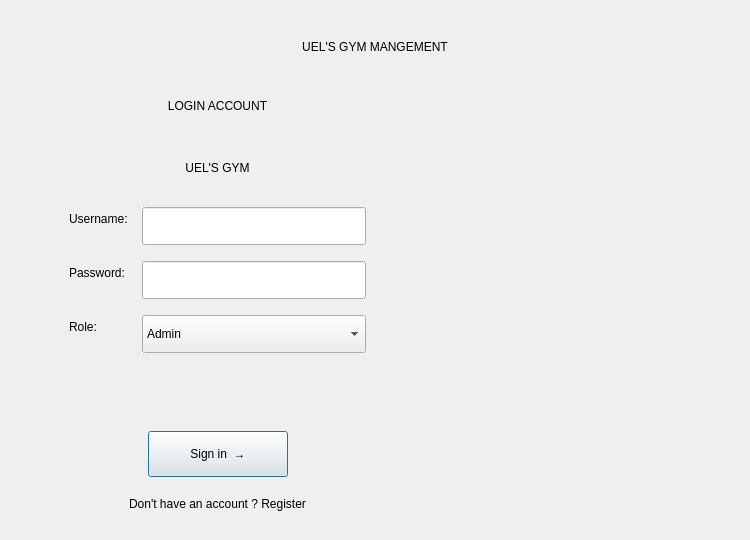
<?xml version="1.0" encoding="UTF-8"?>
<ui version="4.0">
 <class>LoginDialog</class>
 <widget class="QDialog" name="LoginDialog">
  <property name="geometry"><rect><x>0</x><y>0</y><width>750</width><height>540</height></rect></property>
  <property name="windowTitle"><string>Gym Manager — Sign In</string></property>
  <property name="minimumSize"><size><width>700</width><height>500</height></size></property>

  <layout class="QVBoxLayout" name="rootLayout">
   <property name="leftMargin"><number>60</number></property>
   <property name="topMargin"><number>40</number></property>
   <property name="rightMargin"><number>60</number></property>
   <property name="bottomMargin"><number>40</number></property>
   <property name="spacing"><number>20</number></property>

   <!-- Outer layer has a top spacing -->
   <item>
    <layout class="QHBoxLayout" name="headerLayout">
     <item>
      <widget class="QLabel" name="topTitleLabel">
       <property name="text"><string>UEL'S GYM MANGEMENT</string></property>
       <property name="alignment"><set>Qt::AlignCenter</set></property>
      </widget>
     </item>
    </layout>
   </item>

   <item>
    <layout class="QHBoxLayout">
     <item>
      <widget class="QFrame" name="loginCard">
       <property name="maximumSize"><size><width>420</width><height>16777215</height></size></property>
       <property name="minimumSize"><size><width>0</width><height>450</height></size></property>
       <layout class="QVBoxLayout" name="loginCardLayout">
        <property name="spacing"><number>16</number></property>

        <!-- App title -->
        <item>
         <widget class="QLabel" name="titleLabel">
          <property name="text"><string>LOGIN ACCOUNT</string></property>
          <property name="alignment"><set>Qt::AlignCenter</set></property>
         </widget>
        </item>

        <!-- Subtitle -->
        <item>
         <widget class="QLabel" name="subTitleLabel">
          <property name="text"><string>UEL'S GYM</string></property>
          <property name="alignment"><set>Qt::AlignCenter</set></property>
         </widget>
        </item>

        <!-- Form -->
        <item>
         <layout class="QFormLayout" name="formLayout">
          <property name="horizontalSpacing"><number>14</number></property>
          <property name="verticalSpacing"><number>16</number></property>
          <property name="fieldGrowthPolicy"><enum>QFormLayout::AllNonFixedFieldsGrow</enum></property>

          <item row="0" column="0">
           <widget class="QLabel" name="usernameLabel">
            <property name="text"><string>Username:</string></property>
           </widget>
          </item>
          <item row="0" column="1">
           <widget class="QLineEdit" name="usernameInput">
            <property name="minimumSize"><size><width>0</width><height>38</height></size></property>
           </widget>
          </item>

          <item row="1" column="0">
           <widget class="QLabel" name="passwordLabel">
            <property name="text"><string>Password:</string></property>
           </widget>
          </item>
          <item row="1" column="1">
           <widget class="QLineEdit" name="passwordInput">
            <property name="minimumSize"><size><width>0</width><height>38</height></size></property>
            <property name="echoMode"><enum>QLineEdit::Password</enum></property>
           </widget>
          </item>

          <item row="2" column="0">
           <widget class="QLabel" name="roleLabel">
            <property name="text"><string>Role:</string></property>
           </widget>
          </item>
          <item row="2" column="1">
           <widget class="QComboBox" name="roleCombo">
            <property name="minimumSize"><size><width>0</width><height>38</height></size></property>
            <item><property name="text"><string>Admin</string></property></item>
            <item><property name="text"><string>Staff</string></property></item>
           </widget>
          </item>

         </layout>
        </item>

        <item>
         <widget class="QLabel" name="errorLabel">
          <property name="text"><string/></property>
          <property name="alignment"><set>Qt::AlignCenter</set></property>
          <property name="wordWrap"><bool>true</bool></property>
         </widget>
        </item>

        <item>
         <layout class="QHBoxLayout">
           <item>
            <spacer name="horizontalSpacer1">
             <property name="orientation">
              <enum>Qt::Horizontal</enum>
             </property>
             <property name="sizeHint" stdset="0">
              <size>
               <width>40</width>
               <height>20</height>
              </size>
             </property>
            </spacer>
           </item>
           <item>
            <widget class="QPushButton" name="signInButton">
             <property name="text"><string>Sign in  →</string></property>
             <property name="minimumSize"><size><width>140</width><height>42</height></size></property>
             <property name="maximumSize"><size><width>160</width><height>46</height></size></property>
            </widget>
           </item>
           <item>
            <spacer name="horizontalSpacer2">
             <property name="orientation">
              <enum>Qt::Horizontal</enum>
             </property>
             <property name="sizeHint" stdset="0">
              <size>
               <width>40</width>
               <height>20</height>
              </size>
             </property>
            </spacer>
           </item>
         </layout>
        </item>

        <item>
         <widget class="QPushButton" name="registerButton">
          <property name="text"><string>Don't have an account ? Register</string></property>
          <property name="flat"><bool>true</bool></property>
         </widget>
        </item>

       </layout>
      </widget>
     </item>
     <item>
       <!-- Spacer on right so card is pushed to left or center depending on layout -->
      <spacer name="rightSpacer">
       <property name="orientation"><enum>Qt::Horizontal</enum></property>
       <property name="sizeHint" stdset="0"><size><width>0</width><height>10</height></size></property>
      </spacer>
     </item>
    </layout>
   </item>

   <item>
    <spacer name="bottomSpacer">
     <property name="orientation"><enum>Qt::Vertical</enum></property>
     <property name="sizeHint" stdset="0"><size><width>0</width><height>10</height></size></property>
    </spacer>
   </item>

  </layout>
 </widget>
 <resources/>
 <connections/>
</ui>
